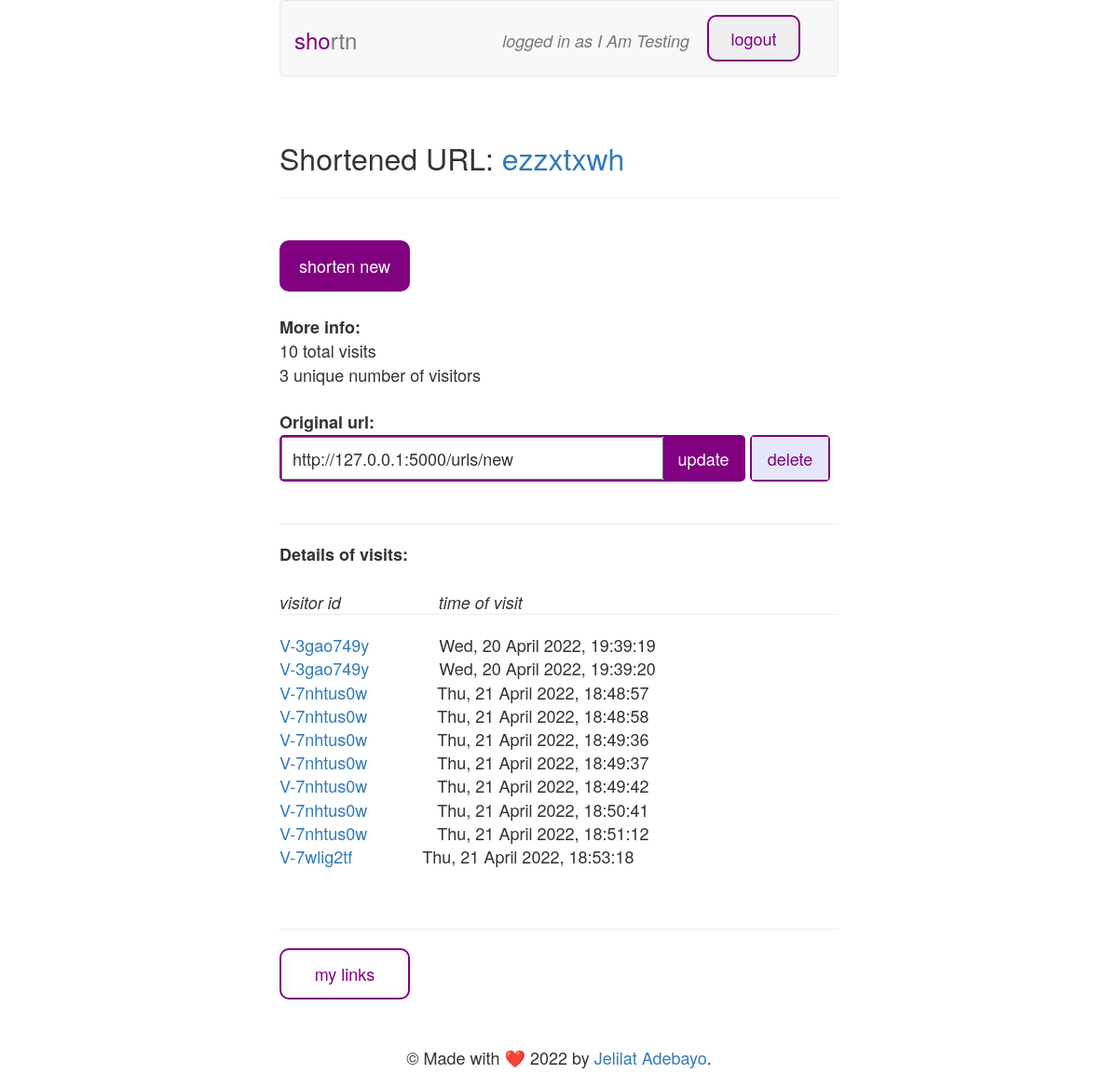
Screenshot of /urls/ezzxtxwh (signed in) with the database file from the repository.
### tables this page shows
CREATE TABLE 'users' ('username' TEXT, 'password' TEXT, 'id'  INTEGER PRIMARY KEY  );

CREATE TABLE 'urls' ('id' TEXT PRIMARY KEY NOT NULL, 'user_id' INTEGER, 'long' TEXT);

CREATE TABLE 'visits' ('id' INTEGER PRIMARY KEY AUTOINCREMENT NOT NULL, 'url_id' TEXT NOT NULL, 'visitor' TEXT NOT NULL, 'time' TEXT NOT NULL);

### app.py (the view)
@app.route("/urls/<id>", methods=["GET", "POST"])
def url(id):
    if request.method == "POST":
        update_url(id, request.form.get('longURL'))
        return redirect("/urls/{}".format(id))
    else:
        url = get_url_details(id)
        return render_template("show.html", url=url, username=g.user["username"])

### app.py (called while the page is built)
def get_user(id):
    print("Getting user with {}".format(id))
    rows = db.execute('SELECT * from users WHERE id = "{}"'.format(id))
    print("Retrieved user rows", rows)
    if len(rows) > 0:
        return rows[0]
    return None

def get_url(id):
    print("Retrieving url by id {}".format(id))
    rows = db.execute('SELECT * from urls WHERE id = "{}"'.format(id))
    print("Retrieved url rows", rows)
    if len(rows) == 0:
        return None
    return rows[0]

def get_url_details(id):
    url = get_url(id)
    print("Retrieving visits for url", url)
    visits_list = db.execute('SELECT * from visits WHERE url_id = "{}"'.format(id))
    visits_by_visitor = defaultdict(list)
    for v in visits_list: visits_by_visitor[v['visitor']].append(v)
    url['totalVisits'] = len(visits_list)
    url['totalVisitors'] = len(visits_by_visitor.items())
    url['visits'] = visits_by_visitor
    print("Retrieved and structured url", url)
    return url

@app.before_request
def before_request():
    if 'user_id' in session:
        g.user = get_user(session['user_id'])
    elif 'user' in g: g.pop('user')
    if '/urls' in request.path and not 'user' in g:
        return redirect("/login")

@app.after_request
def after_request(response):
    response.headers["Cache-Control"] = "no-cache, no-store, must-revalidate"
    response.headers["Expires"] = 0
    response.headers["Pragma"] = "no-cache"
    return response

### templates/show.html (shortened to what this page needs)
{% extends "base.html" %}
{% block content %}
{% if username %}
<h1 class="page-heading">
  Shortened URL: <a style="font-size: inherit;" href="/u/{{ url.id }}" target="blank">{{ url.id }}</a>
</h1>
<hr/>
<br/>
<a href="/urls/new" style="display: flex;"><div class="navig-link-reverse">shorten new</div></a>
<br>
<dl>
  <dt>More info:</dt>
  <dd>{{ url.totalVisits }} total visits</dd>
  <dd>{{ url.totalVisitors }} unique number of visitors</dd>
  <br>
  <dt>Original url:</dt>
  <dd>
    <form class="inline" method="POST" action="/urls/{{ url.id }}">
        <label for=longURL></label><input type="textbox" name="longURL" value="{{ url.long }}"><button>update</button>
    </form>
    <form id="faded" class="inline" method="POST" action="/urls/{{ url.id }}/delete">
        <button>delete</button>
    </form>
  </dd>
  <br>
  <hr>
  <dt>Details of visits:</dt>
  <dd>
    <ul id="list-ul">
      <li id="table-title">
        <span>visitor id</span>
        <span>time of visit</span>
      </li>
      <hr>
      {% for visitor, visits in url.visits.items() %}
        {% for v in visits %}
          <li>
            <a>{{ visitor }}</a>
            <time datetime="{{v.time}}">{{ v.time }}</time>
          </li>
        {% endfor %}
      {% endfor %}
    </ul>
  </dd>
</dl>
<br>
<hr>
<nav>
  <a href="/urls"><div class="navig-link" style="float: none;">my links</div></a>
</nav>
{% endif %}
{% endblock content%}

### templates/base.html (shortened to what this page needs)
<!DOCTYPE html>
<html lang="en">
<head>
  <link rel="stylesheet" href="https://maxcdn.bootstrapcdn.com/bootstrap/3.3.7/css/bootstrap.min.css">
  <link href="/static/styles.css" rel="stylesheet">
</head>
<body>
    <nav class="navbar navbar-default">
        <div class="container-fluid">
            <div class="navbar-header">
                <a class="navbar-brand" href="#"><span class="purple">sho</span>rtn</a>
            </div>
            <div class="collapse navbar-collapse" id="bs-example-navbar-collapse-1">
            <ul class="nav nav-pills nav-right">
                {% if username %}
                <li role="presentation" class="active">
                    <form method="POST" action="/logout" >
                        <button class="navig-link top-nav">logout</button>
                    </form>
                </li>
                <li role="presentation" class="navbar-text">
                    <p><em>logged in as {{username}}</em></p>
                </li>
                {% elif formType == 'register' %}
                <li role="presentation" class="navig-link-reverse top-nav">
                    <a href="/login"><div>login</div></a>
                </li>
                {% elif formType == 'login' %}
                <li role="presentation" class="navig-link-reverse top-nav">
                    <a href="/register"><div>register</div></a>
                </li>
                {% endif %}
            </ul>
            </div>
        </div>
    </nav>
    <section id="content">
        <br>
        {% block content %}{% endblock %}
    </section>
    <section id="footer">
        &copy; Made with ❤️ 2022 by <a href="http://127.0.0.1:5000/">Jelilat Adebayo</a>.
    </section>
</body>
</html>

### static/styles.css (style rules this page uses)
* { margin: 0; padding: 0; box-sizing: border-box; line-height: 1.4; font-size: 18px; }
body { width: 600px; height: 100%; min-height: 100vh; margin: 0 auto; position: relative; padding-bottom: 80px; }
#footer { position: absolute; bottom: 0px; text-align: center; width: 100%; line-height: 2; }
.page-heading { font-size: 32px; }
.navbar-brand, .navbar-brand span { font-size: 24px; line-height: 1; }
.purple { color: purple; font-size: inherit; }
.nav { height: 50px; margin: 15px 0px; }
.navbar-header { margin: 15px 0px; }
form.inline { display: inline-block; height: 50px; padding: 0px; border: 2px solid purple; border-radius: 5px; }
form.inline > button { width: 86px; height: 100%; background: purple; color: white; border: none; }
form.inline > input { width: 410px; height: 100%; margin: 0px; padding-left: 10px; }
#faded { width: 86px; }
#faded > button { width: 100%; color: purple; background: #E6E6FA; }
.navig-link, .navig-link-reverse { float: left; width: 140px; height: 55px; padding: 13px 0px; margin-right: 10px; border: 2px solid purple; border-radius: 10px; color: purple; text-align: center; }
.navig-link-reverse { float: right; color: white; background-color: purple; }
li { list-style: none; }
#list-ul { width: 600px; }
.nav-pills>li { float: right; margin-left: 4px; }
.nav-pills .top-nav, .nav-pills .top-nav > a > div { width: 100px; height: 50px; line-height: 1; }
#table-title { margin: 25px 0px -20px; }
#table-title span { margin-right: 100px; font-style: italic; }
#list-ul > li > a:first-of-type { margin-right: 70px; }
form > button { padding: 10px 15px; }

### rows the page displays
users: username "I Am Testing"
urls: id "ezzxtxwh", longURL "http://127.0.0.1:5000/urls/new"
visits: visitor "V-3gao749y", time "Wed, 20 April 2022, 19:39:19"
visits: time "Wed, 20 April 2022, 19:39:20"
visits: visitor "V-7nhtus0w", time "Thu, 21 April 2022, 18:48:57"
visits: time "Thu, 21 April 2022, 18:48:58"
visits: time "Thu, 21 April 2022, 18:49:36"
visits: time "Thu, 21 April 2022, 18:49:37"
visits: time "Thu, 21 April 2022, 18:49:42"
visits: time "Thu, 21 April 2022, 18:50:41"
visits: time "Thu, 21 April 2022, 18:51:12"
visits: visitor "V-7wlig2tf", time "Thu, 21 April 2022, 18:53:18"

### other values shown
{{ url.totalVisits }} "10"
{{ url.totalVisitors }} "3"
